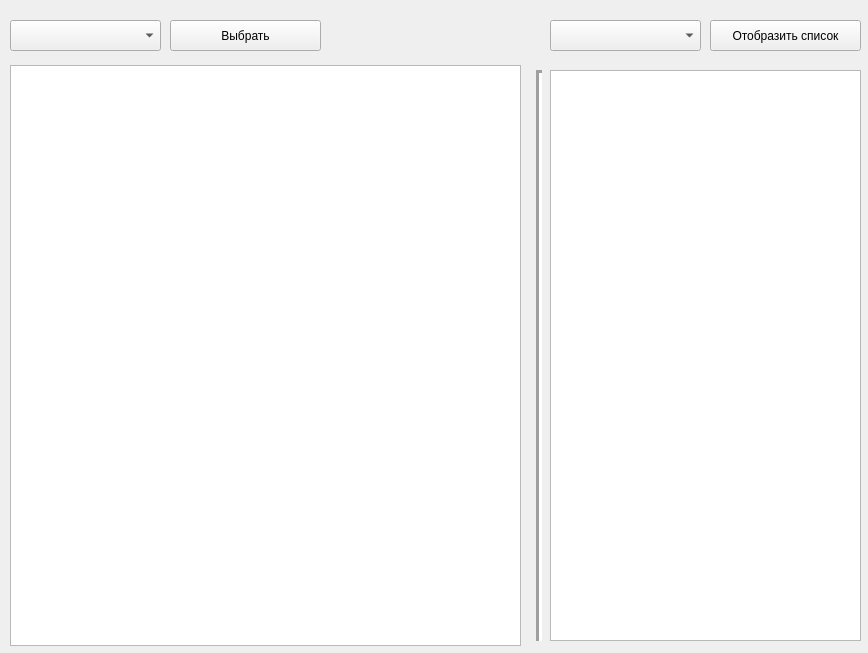
<?xml version="1.0" encoding="UTF-8"?>
<ui version="4.0">
 <class>Form</class>
 <widget class="QWidget" name="Form">
  <property name="geometry">
   <rect>
    <x>0</x>
    <y>0</y>
    <width>868</width>
    <height>653</height>
   </rect>
  </property>
  <property name="windowTitle">
   <string>Form</string>
  </property>
  <widget class="QComboBox" name="genres_combobox">
   <property name="geometry">
    <rect>
     <x>10</x>
     <y>20</y>
     <width>151</width>
     <height>31</height>
    </rect>
   </property>
  </widget>
  <widget class="QPushButton" name="select_genres_button">
   <property name="geometry">
    <rect>
     <x>170</x>
     <y>20</y>
     <width>151</width>
     <height>31</height>
    </rect>
   </property>
   <property name="text">
    <string>Выбрать</string>
   </property>
  </widget>
  <widget class="QTableWidget" name="tableWidget">
   <property name="geometry">
    <rect>
     <x>10</x>
     <y>65</y>
     <width>511</width>
     <height>581</height>
    </rect>
   </property>
  </widget>
  <widget class="QPushButton" name="show_list_button">
   <property name="geometry">
    <rect>
     <x>710</x>
     <y>20</y>
     <width>151</width>
     <height>31</height>
    </rect>
   </property>
   <property name="text">
    <string>Отобразить список</string>
   </property>
  </widget>
  <widget class="QComboBox" name="select_task_combobox">
   <property name="geometry">
    <rect>
     <x>550</x>
     <y>20</y>
     <width>151</width>
     <height>31</height>
    </rect>
   </property>
  </widget>
  <widget class="Line" name="line">
   <property name="geometry">
    <rect>
     <x>519</x>
     <y>70</y>
     <width>41</width>
     <height>571</height>
    </rect>
   </property>
   <property name="lineWidth">
    <number>3</number>
   </property>
   <property name="orientation">
    <enum>Qt::Vertical</enum>
   </property>
  </widget>
  <widget class="QListWidget" name="listWidget">
   <property name="geometry">
    <rect>
     <x>550</x>
     <y>70</y>
     <width>311</width>
     <height>571</height>
    </rect>
   </property>
  </widget>
 </widget>
 <resources/>
 <connections/>
</ui>
